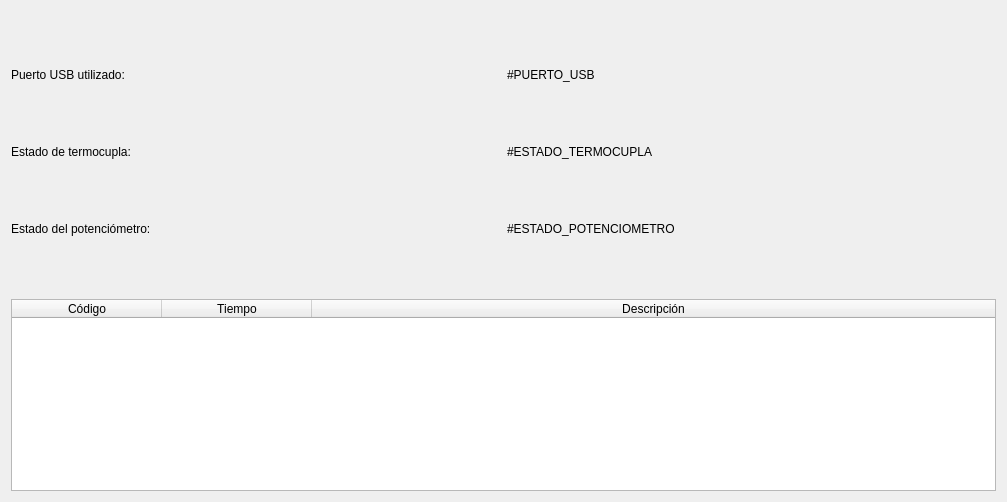
<?xml version="1.0" encoding="UTF-8"?>
<ui version="4.0">
 <class>EquipmentStatusView</class>
 <widget class="QWidget" name="EquipmentStatusView">
  <property name="geometry">
   <rect>
    <x>0</x>
    <y>0</y>
    <width>1007</width>
    <height>502</height>
   </rect>
  </property>
  <property name="windowTitle">
   <string>Form</string>
  </property>
  <layout class="QHBoxLayout" name="horizontalLayout_4">
   <item>
    <layout class="QVBoxLayout" name="verticalLayout">
     <item>
      <spacer name="verticalSpacer">
       <property name="orientation">
        <enum>Qt::Vertical</enum>
       </property>
       <property name="sizeHint" stdset="0">
        <size>
         <width>20</width>
         <height>40</height>
        </size>
       </property>
      </spacer>
     </item>
     <item>
      <layout class="QHBoxLayout" name="horizontalLayout">
       <item>
        <widget class="QLabel" name="usbPortLabel">
         <property name="text">
          <string>Puerto USB utilizado:</string>
         </property>
        </widget>
       </item>
       <item>
        <widget class="QLabel" name="usbPortValue">
         <property name="text">
          <string>#PUERTO_USB</string>
         </property>
        </widget>
       </item>
      </layout>
     </item>
     <item>
      <spacer name="verticalSpacer_2">
       <property name="orientation">
        <enum>Qt::Vertical</enum>
       </property>
       <property name="sizeHint" stdset="0">
        <size>
         <width>20</width>
         <height>40</height>
        </size>
       </property>
      </spacer>
     </item>
     <item>
      <layout class="QHBoxLayout" name="horizontalLayout_2">
       <item>
        <widget class="QLabel" name="thermocoupleStatusLabel">
         <property name="text">
          <string>Estado de termocupla:</string>
         </property>
        </widget>
       </item>
       <item>
        <widget class="QLabel" name="thermocoupleStatusValue">
         <property name="text">
          <string>#ESTADO_TERMOCUPLA</string>
         </property>
        </widget>
       </item>
      </layout>
     </item>
     <item>
      <spacer name="verticalSpacer_3">
       <property name="orientation">
        <enum>Qt::Vertical</enum>
       </property>
       <property name="sizeHint" stdset="0">
        <size>
         <width>20</width>
         <height>40</height>
        </size>
       </property>
      </spacer>
     </item>
     <item>
      <layout class="QHBoxLayout" name="horizontalLayout_3">
       <item>
        <widget class="QLabel" name="potentiometerStatusLabel">
         <property name="text">
          <string>Estado del potenciómetro:</string>
         </property>
        </widget>
       </item>
       <item>
        <widget class="QLabel" name="potentiometerStatusValue">
         <property name="text">
          <string>#ESTADO_POTENCIOMETRO</string>
         </property>
        </widget>
       </item>
      </layout>
     </item>
     <item>
      <spacer name="verticalSpacer_4">
       <property name="orientation">
        <enum>Qt::Vertical</enum>
       </property>
       <property name="sizeHint" stdset="0">
        <size>
         <width>20</width>
         <height>40</height>
        </size>
       </property>
      </spacer>
     </item>
     <item>
      <widget class="QTableWidget" name="errorLogTable">
       <attribute name="horizontalHeaderDefaultSectionSize">
        <number>150</number>
       </attribute>
       <attribute name="horizontalHeaderStretchLastSection">
        <bool>true</bool>
       </attribute>
       <column>
        <property name="text">
         <string>Código</string>
        </property>
       </column>
       <column>
        <property name="text">
         <string>Tiempo</string>
        </property>
       </column>
       <column>
        <property name="text">
         <string>Descripción</string>
        </property>
       </column>
      </widget>
     </item>
    </layout>
   </item>
  </layout>
 </widget>
 <resources/>
 <connections/>
</ui>
